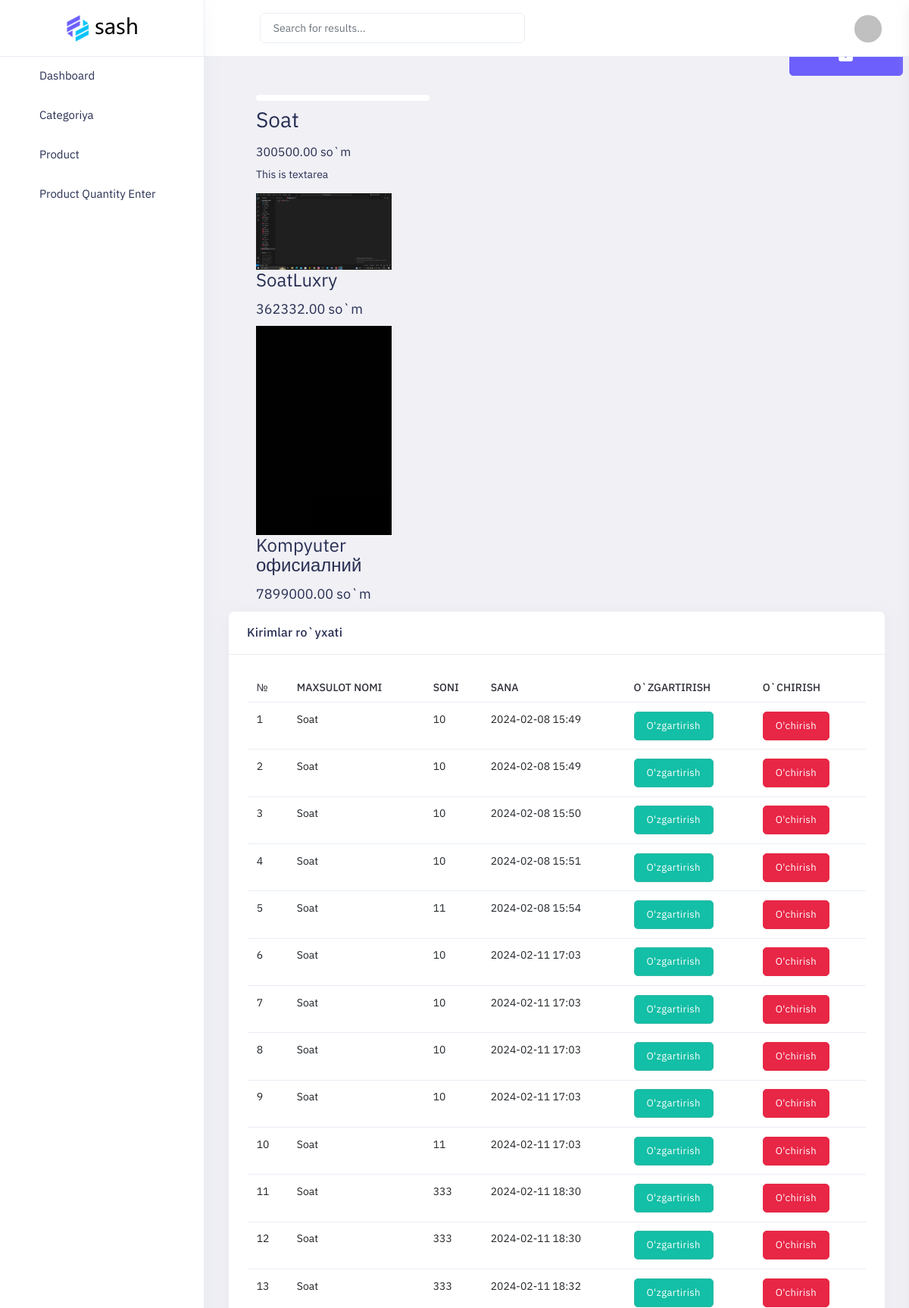
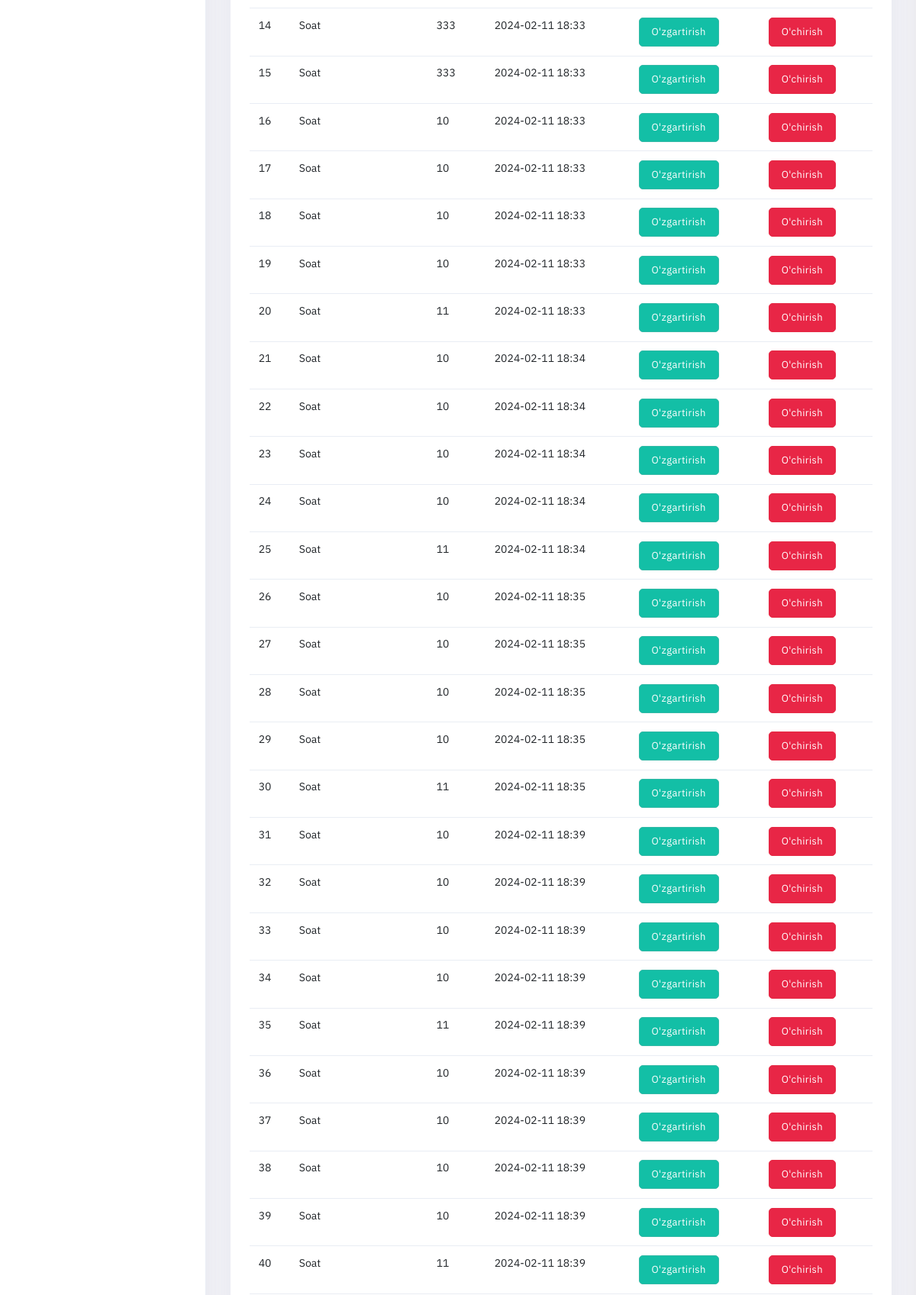
Page /dashboard/dashboard/product_detail/list/2/ (upper part) on the committed database (2 pictures, top to bottom).
### main/models.py (models this page shows, shortened)
class Product(models.Model):
    name = models.CharField(max_length=255)
    slug = models.SlugField(blank=True)
    description = models.TextField()
    quantity = models.IntegerField()
    price = models.DecimalField(decimal_places=2, max_digits=10)
    currency = models.SmallIntegerField(
        choices=(
            (1,'Dollar'),
            (2, 'So`m')
            )
    )
    discount_price = models.DecimalField(
        decimal_places=2,
        max_digits=10,
        blank=True,
        null=True
        )
    baner_image = models.ImageField(upload_to='baner/')
    category = models.ForeignKey(Category, on_delete=models.SET_NULL, null=True)
    def __str__(self):
        return self.name

class EnterProduct(models.Model):
    quantity = models.IntegerField()
    product = models.ForeignKey(Product, on_delete=models.SET_NULL, null=True)
    product_name = models.CharField(max_length=255, blank=True)
    created_at = models.DateTimeField(auto_now_add=True)

### dashboard/views.py (the view)
# urls.py: path('dashboard/product_detail/list/<int:id>/', views.product_detail, name='product_detail'),
def product_detail(request, id):
    product = models.Product.objects.get(id=id)
    enters = models.EnterProduct.objects.filter(product=product)
    products = models.Product.objects.get(id=id)
    recomendation = models.Product.objects.filter(
        category_id=product.category.id).exclude(id=product.id)[:3]
    categorys = models.Category.objects.all()
    images = models.Product.objects.filter(baner_image=product)
    data = {
        'product': product,
        'enters': enters,
        'images':images,
        'categorys':categorys,
        'products':products,
        'recomendation':recomendation
    }
    return render(request, 'dashboard/product/product_detail.html', data)

### dashboard/templates/dashboard/product/product_detail.html (shortened to what this page needs)
{% load static %}
<!doctype html>
<html lang="en" dir="ltr">
<head>
    <link id="style" href="{% static 'dashboard/plugins/bootstrap/css/bootstrap.min.css' %}" rel="stylesheet">
     <link href="{% static 'dashboard/css/style.css' %}" rel="stylesheet">
    <link href="{% static 'dashboard/css/plugins.css' %}" rel="stylesheet">
    <link href="{% static 'dashboard/css/icons.css' %}" rel="stylesheet">
    <link href="{% static 'dashboard/switcher/css/switcher.css' %}" rel="stylesheet">
    <link href="{% static 'dashboard/switcher/demo.css' %}" rel="stylesheet">
</head>
<body class="app sidebar-mini ltr light-mode">
    <div class="page">
        <div class="page-main">
            <div class="app-header header sticky">
                <div class="container-fluid main-container">
                    <div class="d-flex">
                        <a aria-label="Hide Sidebar" class="app-sidebar__toggle" data-bs-toggle="sidebar" href="javascript:void(0)"></a>
                        <form action="{% url 'dashboard:list_enter' %}" method="get">
                            <div class="main-header-center ms-3 d-none d-lg-block">
                                <input type="text" class="form-control" id="typehead" placeholder="Search for results..." name="q">
                                <button class="btn px-0 pt-2"><i class="fe fe-search" aria-hidden="true"></i></button>
                            </div>
                        </form>
                        <div class="d-flex order-lg-2 ms-auto header-right-icons">
                            <div class="navbar navbar-collapse responsive-navbar p-0">
                                <div class="collapse navbar-collapse" id="navbarSupportedContent-4">
                                    <div class="d-flex order-lg-2">
                                        <div class="d-flex">
                                            <a class="nav-link icon theme-layout nav-link-bg layout-setting">
                                                <span class="dark-layout"><i class="fe fe-moon"></i></span>
                                            </a>
                                        </div>
                                        <div class="dropdown d-flex">
                                            <a class="nav-link icon full-screen-link nav-link-bg">
                                                <i class="fe fe-minimize fullscreen-button"></i>
                                            </a>
                                        </div>
                                        <div class="dropdown d-flex profile-1">
                                            <a href="javascript:void(0)" data-bs-toggle="dropdown" class="nav-link leading-none d-flex">
                                                <img src="{% static 'dashboard/images/users/21.jpg' %}" alt="profile-user"
                                                    class="avatar  profile-user brround cover-image">
                                            </a>
                                        </div>
                                    </div>
                                </div>
                            </div>
                        </div>
                    </div>
                </div>
            </div>
            <div class="sticky">
                <div class="app-sidebar">
                    <div class="side-header">
                        <a class="header-brand1" href="index.html">
                            <img src="{% static 'dashboard/images/brand/logo-dark.png' %}" class="header-brand-img light-logo1"
                                alt="logo">
                        </a>
                    </div>
                    <div class="main-sidemenu">
                        <ul class="side-menu">
                            <li class="slide">
                                <a class="side-menu__item has-link" data-bs-toggle="slide" href="{% url 'dashboard:dashboard' %}"><i
                                        class="side-menu__icon fe fe-home"></i><span
                                        class="side-menu__label">Dashboard</span></a>
                            </li>
                            <li class="slide">
                                <a class="side-menu__item" data-bs-toggle="slide" href="javascript:void(0)"><i
                                        class="side-menu__icon fe fe-layers"></i><span
                                        class="side-menu__label">Categoriya</span><i
                                        class="angle fe fe-chevron-right"></i>
                                </a>
                            </li>
                            <li class="slide">
                                <a class="side-menu__item" data-bs-toggle="slide" href="javascript:void(0)"><i
                                        class="side-menu__icon fe fe-layers"></i><span
                                        class="side-menu__label">Product</span><i
                                        class="angle fe fe-chevron-right"></i>
                                </a>
                            </li>
                            <li class="slide">
                                <a class="side-menu__item" data-bs-toggle="slide" href="javascript:void(0)"><i
                                        class="side-menu__icon fe fe-layers"></i><span
                                        class="side-menu__label">Product Quantity Enter</span><i
                                        class="angle fe fe-chevron-right"></i>
                                </a>
                            </li>
                        </ul>
                    </div>
                </div>
            </div>
    <div class="main-content app-content mt-0">
        <div class="side-app">
            <div class="main-container container-fluid">
                <div class="page-header">
                    <h1 class="page-title">Maxsulotlar</h1>
                    <a href="{% url 'dashboard:print_to_excel' %}"> <button class="btn btn-primary" style="width: 120%;">
                    <h4></h4></button></a>
                </div>
                <div class="single contact">
                    <div class="container">
                        <div class="single-main">
                            <div class="col-md-9 single-main-left">
                            <div class="sngl-top">
                                <div class="col-md-5 single-top-left">
                                        <div class="flexslider">
                                      </div>
                                    <link rel="stylesheet" href="{% static 'css/flexslider.css' %}" type="text/css" media="screen">
                                </div>
                                <div class="col-md-7 single-top-right">
                                    <div class="single-para simpleCart_shelfItem">
                                    <div style="display: flex; justify-content: space-between;">
                                        <h2>{{products.name}}</h2>
                                    </div>
                                        <h5 class="item_price"> {% if products.currency == 1 %} $ {{products.price}} {% else %} {{products.price}} so`m {% endif %}</h5>
                                        <p>{{products.description}}</p>
                                    </div>
                                </div>
                            </div>
                            <div class="latestproducts">
                                <div class="product-one">
                                    {% for products in recomendation %}
                                    <div class="col-md-4 product-left p-left">
                                        <div class="product-main simpleCart_shelfItem">
                                            <a href="{% url 'dashboard:product_detail' products.id %}" class="mask"><img class="img-responsive zoom-img" src="{{products.baner_image.url}}" alt=""></a>
                                            <div class="product-bottom">
                                                <h3>{{products.name}}</h3>
                                                <h4><a class="item_add" href="#"></a> <span class=" item_price">{% if products.currency == 1 %} $ {{products.price}} {% else %} {{products.price}} so`m {% endif %}</span></h4>
                                            </div>
                                        </div>
                                    </div>
                                    {% endfor %}
                                </div>
                            </div>
                        </div>
                        </div>
                    </div>
                </div>
                <div class="row">
                    <div class="col-2"></div>
                    <div class="col-xl-8">
                        <div class="card">
                            <div class="card-header">
                                <h3 class="card-title">Kirimlar ro`yxati</h3>
                            </div>
                            <div class="card-body">
                                <div class="table-responsive">
                                    <table class="table text-nowrap text-md-nowrap mb-0">
                                        <thead>
                                            <tr>
                                                <th>№</th>
                                                <th>Maxsulot nomi</th>
                                                <th>Soni</th>
                                                <th>Sana</th>
                                                <th>O`zgartirish</th>
                                                <th>O`chirish</th>
                                            </tr>
                                        </thead>
                                        <tbody>
                                            {% for enter in enters %}
                                            <tr>
                                                <td>{{forloop.counter}}</td>
                                                {% if enter.product %}
                                                <td>{{enter.product.name}}</td>
                                                {% else %}
                                                <td>{{enter.product_name}}</td>
                                                {% endif %}
                                                <td>{{enter.quantity}}</td>
                                                <td>{{enter.created_at|date:'Y-m-d H:i'}}</td>
                                                {% if enter.product %}
                                                <td><button data-bs-target="#modalupdate{{enter.id}}" data-bs-toggle="modal" href="javascript:void(0)" class="btn btn-success">O'zgartirish</button></td>
                                                {% else %}
                                                <td><button class="btn btn-success">O'zgartirish</button></td>
                                                {% endif %}
                                                <td><button data-bs-target="#modaldelete{{enter.id}}" data-bs-toggle="modal" href="javascript:void(0)" class="btn btn-danger">O'chirish</button></td>
                                            </tr>
                                            {% endfor %}
                                        </tbody>
                                    </table>
                                </div>
                            </div>
                        </div>
                    </div>
                </div>
            </div>
        </div>
    </div>
        </div>
</body>
</html>

### main/static/css/flexslider.css (style rules this page uses)
.flexslider { margin: 0; padding: 0; }
.flexslider { margin: 0 0 10px; background: #ffffff; border: 4px solid #ffffff; position: relative; zoom: 1; -webkit-border-radius: 4px; -moz-border-radius: 4px; border-radius: 4px; -webkit-box-shadow: '' 0 1px 4px rgba(0, 0, 0, 0.2); -moz-box-shadow: '' 0 1px 4px rgba(0, 0, 0, 0.2); -o-box-shadow: '' 0 1px 4px rgba(0, 0, 0, 0.2); box-shadow: '' 0 1px 4px rgba(0, 0, 0, 0.2); }

### rows in the picture
Product: name "Soat", price "300500.00", description "This is textarea"
Product: baner_image (picture), name "SoatLuxry", price "362332.00"
Product: baner_image (picture), name "Kompyuter офисиалний", price "7899000.00"
EnterProduct: product.name "Soat", quantity "10", created_at "2024-02-08 15:49"
EnterProduct: product.name "Soat", quantity "10", created_at "2024-02-08 15:49"
EnterProduct: product.name "Soat", quantity "10", created_at "2024-02-08 15:50"
EnterProduct: product.name "Soat", quantity "10", created_at "2024-02-08 15:51"
EnterProduct: product.name "Soat", quantity "11", created_at "2024-02-08 15:54"
EnterProduct: product.name "Soat", quantity "10", created_at "2024-02-11 17:03"
EnterProduct: product.name "Soat", quantity "10", created_at "2024-02-11 17:03"
EnterProduct: product.name "Soat", quantity "10", created_at "2024-02-11 17:03"
EnterProduct: product.name "Soat", quantity "10", created_at "2024-02-11 17:03"
EnterProduct: product.name "Soat", quantity "11", created_at "2024-02-11 17:03"
EnterProduct: product.name "Soat", quantity "333", created_at "2024-02-11 18:30"
EnterProduct: product.name "Soat", quantity "333", created_at "2024-02-11 18:30"
EnterProduct: product.name "Soat", quantity "333", created_at "2024-02-11 18:32"
EnterProduct: product.name "Soat", quantity "333", created_at "2024-02-11 18:33"
EnterProduct: product.name "Soat", quantity "333", created_at "2024-02-11 18:33"
EnterProduct: product.name "Soat", quantity "10", created_at "2024-02-11 18:33"
EnterProduct: product.name "Soat", quantity "10", created_at "2024-02-11 18:33"
EnterProduct: product.name "Soat", quantity "10", created_at "2024-02-11 18:33"
EnterProduct: product.name "Soat", quantity "10", created_at "2024-02-11 18:33"
EnterProduct: product.name "Soat", quantity "11", created_at "2024-02-11 18:33"
EnterProduct: product.name "Soat", quantity "10", created_at "2024-02-11 18:34"
EnterProduct: product.name "Soat", quantity "10", created_at "2024-02-11 18:34"
EnterProduct: product.name "Soat", quantity "10", created_at "2024-02-11 18:34"
EnterProduct: product.name "Soat", quantity "10", created_at "2024-02-11 18:34"
EnterProduct: product.name "Soat", quantity "11", created_at "2024-02-11 18:34"
EnterProduct: product.name "Soat", quantity "10", created_at "2024-02-11 18:35"
EnterProduct: product.name "Soat", quantity "10", created_at "2024-02-11 18:35"
EnterProduct: product.name "Soat", quantity "10", created_at "2024-02-11 18:35"
EnterProduct: product.name "Soat", quantity "10", created_at "2024-02-11 18:35"
EnterProduct: product.name "Soat", quantity "11", created_at "2024-02-11 18:35"
EnterProduct: product.name "Soat", quantity "10", created_at "2024-02-11 18:39"
EnterProduct: product.name "Soat", quantity "10", created_at "2024-02-11 18:39"
EnterProduct: product.name "Soat", quantity "10", created_at "2024-02-11 18:39"
EnterProduct: product.name "Soat", quantity "10", created_at "2024-02-11 18:39"
EnterProduct: product.name "Soat", quantity "11", created_at "2024-02-11 18:39"
EnterProduct: product.name "Soat", quantity "10", created_at "2024-02-11 18:39"
EnterProduct: product.name "Soat", quantity "10", created_at "2024-02-11 18:39"
EnterProduct: product.name "Soat", quantity "10", created_at "2024-02-11 18:39"
EnterProduct: product.name "Soat", quantity "10", created_at "2024-02-11 18:39"
EnterProduct: product.name "Soat", quantity "11", created_at "2024-02-11 18:39"
